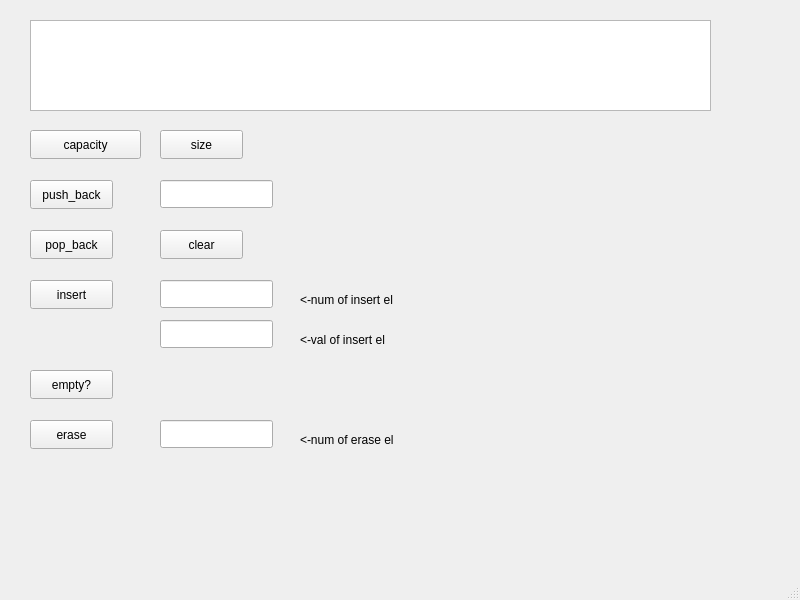
<?xml version="1.0" encoding="UTF-8"?>
<ui version="4.0">
 <class>MainWindow</class>
 <widget class="QMainWindow" name="MainWindow">
  <property name="geometry">
   <rect>
    <x>0</x>
    <y>0</y>
    <width>800</width>
    <height>600</height>
   </rect>
  </property>
  <property name="windowTitle">
   <string>MainWindow</string>
  </property>
  <widget class="QWidget" name="centralwidget">
   <widget class="QTableWidget" name="tableWidget">
    <property name="geometry">
     <rect>
      <x>30</x>
      <y>20</y>
      <width>681</width>
      <height>91</height>
     </rect>
    </property>
   </widget>
   <widget class="QPushButton" name="capacity">
    <property name="geometry">
     <rect>
      <x>30</x>
      <y>130</y>
      <width>111</width>
      <height>29</height>
     </rect>
    </property>
    <property name="text">
     <string>capacity</string>
    </property>
   </widget>
   <widget class="QPushButton" name="size">
    <property name="geometry">
     <rect>
      <x>160</x>
      <y>130</y>
      <width>83</width>
      <height>29</height>
     </rect>
    </property>
    <property name="text">
     <string>size</string>
    </property>
   </widget>
   <widget class="QPushButton" name="add_el">
    <property name="geometry">
     <rect>
      <x>30</x>
      <y>180</y>
      <width>83</width>
      <height>29</height>
     </rect>
    </property>
    <property name="text">
     <string>push_back</string>
    </property>
   </widget>
   <widget class="QLineEdit" name="lineEdit">
    <property name="geometry">
     <rect>
      <x>160</x>
      <y>180</y>
      <width>113</width>
      <height>28</height>
     </rect>
    </property>
   </widget>
   <widget class="QPushButton" name="del_el">
    <property name="geometry">
     <rect>
      <x>30</x>
      <y>230</y>
      <width>83</width>
      <height>29</height>
     </rect>
    </property>
    <property name="text">
     <string>pop_back</string>
    </property>
   </widget>
   <widget class="QPushButton" name="clear">
    <property name="geometry">
     <rect>
      <x>160</x>
      <y>230</y>
      <width>83</width>
      <height>29</height>
     </rect>
    </property>
    <property name="text">
     <string>clear</string>
    </property>
   </widget>
   <widget class="QPushButton" name="insert">
    <property name="geometry">
     <rect>
      <x>30</x>
      <y>280</y>
      <width>83</width>
      <height>29</height>
     </rect>
    </property>
    <property name="text">
     <string>insert</string>
    </property>
   </widget>
   <widget class="QLineEdit" name="num_insert">
    <property name="geometry">
     <rect>
      <x>160</x>
      <y>280</y>
      <width>113</width>
      <height>28</height>
     </rect>
    </property>
   </widget>
   <widget class="QLabel" name="label">
    <property name="geometry">
     <rect>
      <x>300</x>
      <y>290</y>
      <width>131</width>
      <height>20</height>
     </rect>
    </property>
    <property name="text">
     <string>&lt;-num of insert el</string>
    </property>
   </widget>
   <widget class="QLineEdit" name="val_insert">
    <property name="geometry">
     <rect>
      <x>160</x>
      <y>320</y>
      <width>113</width>
      <height>28</height>
     </rect>
    </property>
   </widget>
   <widget class="QLabel" name="label_2">
    <property name="geometry">
     <rect>
      <x>300</x>
      <y>330</y>
      <width>121</width>
      <height>20</height>
     </rect>
    </property>
    <property name="text">
     <string>&lt;-val of insert el</string>
    </property>
   </widget>
   <widget class="QPushButton" name="empty">
    <property name="geometry">
     <rect>
      <x>30</x>
      <y>370</y>
      <width>83</width>
      <height>29</height>
     </rect>
    </property>
    <property name="text">
     <string>empty?</string>
    </property>
   </widget>
   <widget class="QPushButton" name="erase">
    <property name="geometry">
     <rect>
      <x>30</x>
      <y>420</y>
      <width>83</width>
      <height>29</height>
     </rect>
    </property>
    <property name="text">
     <string>erase</string>
    </property>
   </widget>
   <widget class="QLineEdit" name="num_erase">
    <property name="geometry">
     <rect>
      <x>160</x>
      <y>420</y>
      <width>113</width>
      <height>28</height>
     </rect>
    </property>
   </widget>
   <widget class="QLabel" name="label_3">
    <property name="geometry">
     <rect>
      <x>300</x>
      <y>430</y>
      <width>131</width>
      <height>20</height>
     </rect>
    </property>
    <property name="text">
     <string>&lt;-num of erase el</string>
    </property>
   </widget>
  </widget>
  <widget class="QMenuBar" name="menubar">
   <property name="geometry">
    <rect>
     <x>0</x>
     <y>0</y>
     <width>800</width>
     <height>25</height>
    </rect>
   </property>
  </widget>
  <widget class="QStatusBar" name="statusbar"/>
 </widget>
 <resources/>
 <connections/>
</ui>
